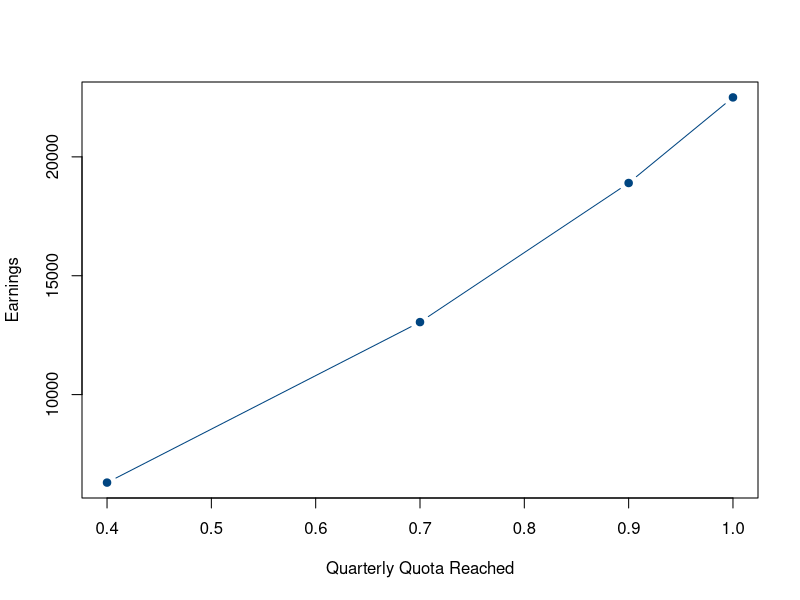
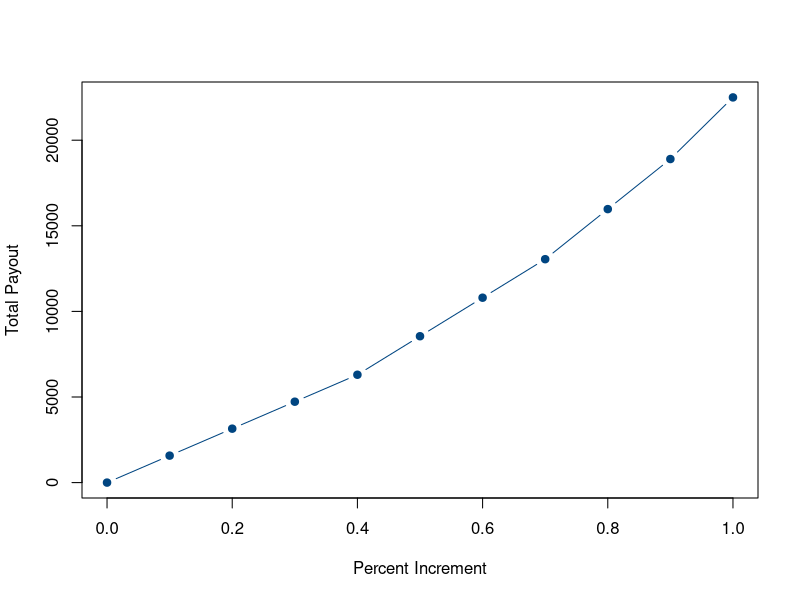

Write the R code that produced these figures, in order.
## ---- chunk 1
library(dplyr)
## ---- chunk 2
# CODE HERE
perc_quota = c(0.4,0.3,0.2,0.1)
perc_received = c(0.07,0.1, 0.13,0.16)
df = data.frame(perc_quota, perc_received)
df
## ---- chunk 3
df2 = df %>%
  mutate(payout = c(225000*perc_quota*perc_received)) %>%
  mutate(earnings = cumsum(payout))
df2
## ---- chunk 4
# CODE HERE
earnings = function(frac, quota=225000) {
  if(frac<df2[1,1]){earnings = quota*(frac*df2[1,2])}
  else if(between(frac,df2[1,1],0.69)){earnings = quota*(df2[1,1]*df2[1,2]+(frac-df2[1,1])*0.1)} 
  else if(between(frac,df2[1,1]+df2[2,1],0.89)){earnings = quota*(df2[1,1]*df2[1,2]+df2[2,1]*df2[2,2]+(frac-(df2[1,1]+df2[2,1]))*0.13)}
  else {earnings = quota*(df2[1,1]*df2[1,2]+0.3*0.1+0.2*0.13+(frac-0.9)*0.16)}
return(earnings)    
}
## ---- chunk 5
# TESTING FUNCTION
earnings(0.45)
225000*0.4*0.07+225000*0.05*0.1
earnings(1)
225000*0.4*0.07+225000*0.3*0.1+225000*0.2*0.13+225000*0.1*0.16
earnings(0.3)
225000*0.3*0.07
earnings(0.66)
225000*0.4*0.07+225000*0.26*0.1
## ---- chunk 6
earnings(0.8)
## ---- chunk 7
df3 = data.frame(quota_earned=seq(0,1,0.1), quota_payout=sapply(seq(0,1,0.1), earnings))
df3
## ---- chunk 8
# CODE HERE
df2 = df2%>%
  mutate(cumquota=cumsum(perc_quota))
df2
## ---- chunk 9
plot(df2$cumquota, df2$earnings, type = "b", pch = 19, 
     col = "#004581", xlab = "Quarterly Quota Reached", ylab = "Earnings")
## ---- chunk 10
# CODE HERE
plot(df3$quota_earned, df3$quota_payout, type = "b", pch = 19, 
     col = "#004581", xlab = "Percent Increment", ylab = "Total Payout")
